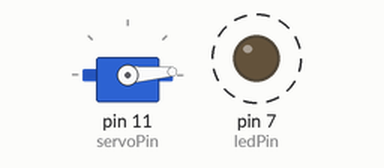
Recording of a sketch running on a simulated Arduino Uno, built with avr-gcc and run on an emulated ATmega328P. Parts: servo, output pins drawn as LEDs (lit = HIGH). Dashed ring = blinking.

Above: at 0.15 s.
At 10.07 s:
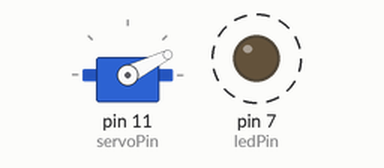
At 20.0 s:
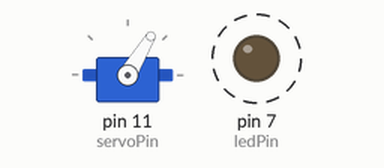
At 39.85 s:
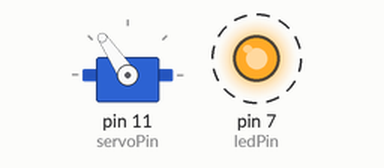
Timing chart, 0 to 40.1 s (numbered marks = the images above):
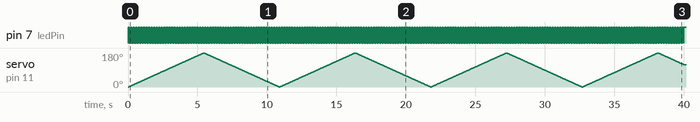

Measured:
- by itself, pin 7 (ledPin): alternates HIGH for 0.02 s and LOW for 0.02 s

The sketch:

Pertemuan_7_Servo.ino
```cpp
#include <Servo.h> // Mengimport library Servo

// Mendeklarasikan objek Servo
Servo myServo;

// Mendeklarasikan pin
const int ledPin = 7;    // Pin LED
const int servoPin = 11; // Pin Servo

void setup() {
  // Inisialisasi pin LED sebagai OUTPUT
  pinMode(ledPin, OUTPUT);
  // Menyambungkan objek servo ke pin 11
  myServo.attach(servoPin);
}

void loop() {
  // Menggerakkan servo dari 0° ke 180°
  for (int pos = 0; pos <= 180; pos++) {
    myServo.write(pos);           // Menetapkan posisi servo
    digitalWrite(ledPin, HIGH);   // Menyalakan LED
    delay(15);                    // Tunggu 15ms agar servo dapat mencapai posisi
    digitalWrite(ledPin, LOW);    // Mematikan LED
    delay(15);                    // Tunggu 15ms sebelum menggerakkan servo ke posisi berikutnya
  }

  // Menggerakkan servo dari 180° ke 0°
  for (int pos = 180; pos >= 0; pos--) {
    myServo.write(pos);           // Menetapkan posisi servo
    digitalWrite(ledPin, HIGH);   // Menyalakan LED
    delay(15);                    // Tunggu 15ms agar servo dapat mencapai posisi
    digitalWrite(ledPin, LOW);    // Mematikan LED
    delay(15);                    // Tunggu 15ms sebelum menggerakkan servo ke posisi berikutnya[cite: 7, 8]
  }
}
```
